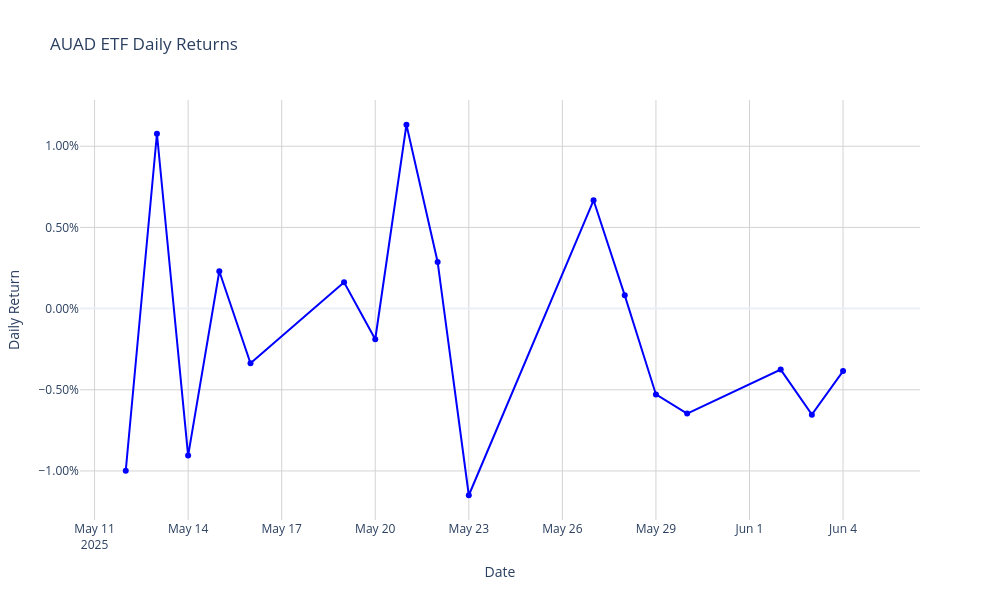

Source (notebook cell):
### Code cell
import plotly.express as px
import plotly.graph_objects as go

# Filter and sort data for AUAD
auad_data = daily_pnl.filter(pl.col("ETF")=="AUAD").sort('date')

# Create the interactive plot
fig = go.Figure()

# Add the line plot with markers
fig.add_trace(
    go.Scatter(
        x=auad_data.get_column('date'),
        y=auad_data.get_column('daily_return'),
        mode='lines+markers',
        name='Daily Return',
        line=dict(color='blue'),
        hovertemplate='Date: %{x}<br>Return: %{y:.2%}<extra></extra>'
    )
)

# Update layout
fig.update_layout(
    title='AUAD ETF Daily Returns',
    xaxis_title='Date',
    yaxis_title='Daily Return',
    yaxis_tickformat='.2%',
    hovermode='x unified',
    template='plotly_white',
    width=1000,
    height=600
)

# Add gridlines
fig.update_xaxes(showgrid=True, gridwidth=1, gridcolor='LightGray')
fig.update_yaxes(showgrid=True, gridwidth=1, gridcolor='LightGray')

# Show the plot
fig.show()

### Figure 1 — Plotly figure (JSON) as saved in the notebook; plotly's stock layout.template omitted (floating-point values rounded to 4 significant figures)
{"data": [{"hovertemplate": "Date: %{x}<br>Return: %{y:.2%}<extra></extra>", "line": {"color": "blue"}, "mode": "lines+markers", "name": "Daily Return", "type": "scatter", "x": ["2025-05-12", "2025-05-13", "2025-05-14", "2025-05-15", "2025-05-16", "2025-05-19", "2025-05-20", "2025-05-21", "2025-05-22", "2025-05-23", "2025-05-27", "2025-05-28", "2025-05-29", "2025-05-30", "2025-06-02", "2025-06-03", "2025-06-04", "2025-06-05"], "y": [-0.009981, 0.01077, -0.009052, 0.002302, -0.003374, 0.001622, -0.001889, 0.01132, 0.002874, -0.0115, 0.006672, 0.0008177, -0.005287, -0.006465, -0.003757, -0.006532, -0.003851, null]}], "layout": {"height": 600, "hovermode": "x unified", "title": {"text": "AUAD ETF Daily Returns"}, "width": 1000, "xaxis": {"gridcolor": "LightGray", "gridwidth": 1, "showgrid": true, "title": {"text": "Date"}}, "yaxis": {"gridcolor": "LightGray", "gridwidth": 1, "showgrid": true, "tickformat": ".2%", "title": {"text": "Daily Return"}}}}
